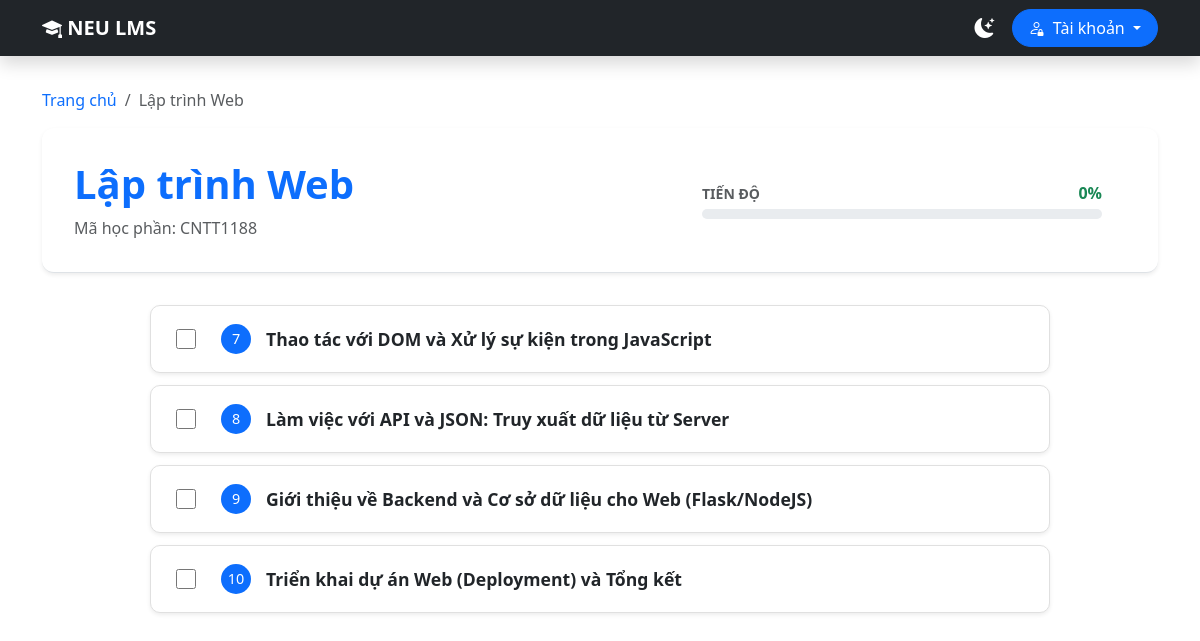
Screenshot of /course/CNTT1188 with the database file from the repository.
### tables this page shows
CREATE TABLE HocPhan (
    MaHocPhan TEXT PRIMARY KEY,
    TenHocPhan TEXT NOT NULL,
    SoTinChi INTEGER,
    GhiChu TEXT
);

CREATE TABLE BaiHoc (
    MaBaiHoc INTEGER PRIMARY KEY AUTOINCREMENT,
    MaHocPhan TEXT,
    TenBaiHoc TEXT NOT NULL,
    ThuTuHoc INTEGER,
    ThoiLuong INTEGER, MoTa TEXT,
    FOREIGN KEY (MaHocPhan) REFERENCES HocPhan(MaHocPhan) ON DELETE CASCADE
);

### main.py (the view)
@app.route('/course/<ma_hp>')
def course_detail(ma_hp):
    is_admin = session.get('role') == 'admin'
    completed_lessons = []
    try:
        with get_db_connection() as conn:
            course = conn.execute("SELECT * FROM HocPhan WHERE MaHocPhan = ?", (ma_hp,)).fetchone()
            if not course:
                return "Không tìm thấy học phần", 404
            lessons = conn.execute("SELECT * FROM BaiHoc WHERE MaHocPhan = ? ORDER BY ThuTuHoc", (ma_hp,)).fetchall()
            documents = conn.execute("""
                SELECT tl.* FROM TaiLieuNoiDung tl
                JOIN BaiHoc bh ON tl.MaBaiHoc = bh.MaBaiHoc
                WHERE bh.MaHocPhan = ?
            """, (ma_hp,)).fetchall()
            if session.get('username'):
                user = conn.execute("SELECT Id FROM User WHERE Username = ?", (session['username'],)).fetchone()
                if user:
                    data = conn.execute("SELECT MaBaiHoc FROM UserProgress WHERE User_Id = ?", (user['Id'],)).fetchall()
                    completed_lessons = [item['MaBaiHoc'] for item in data]
    except Exception as e:
        return f"Lỗi truy xuất dữ liệu: {e}", 500
    return render_template('CourseDetail.html',
                           course=course, lessons=lessons, documents=documents,
                           is_admin=is_admin, completed_lessons=completed_lessons)

### main.py (called while the page is built)
def get_db_connection():
    conn = sqlite3.connect(DB_PATH)
    conn.row_factory = sqlite3.Row
    return conn

### templates/CourseDetail.html (shortened to what this page needs)
{% extends "layout.html" %}
{% block content %}
<div class="container mt-3">
    <nav aria-label="breadcrumb">
        <ol class="breadcrumb">
            <li class="breadcrumb-item"><a href="{{ url_for('index') }}" class="text-decoration-none">Trang chủ</a></li>
            <li class="breadcrumb-item active">{{ course['TenHocPhan'] }}</li>
        </ol>
    </nav>
    <div class="course-header shadow-sm">
        <div class="header-info">
            <h1 class="fw-bold text-primary">{{ course['TenHocPhan'] }}</h1>
            <p class="text-muted mb-0">Mã học phần: {{ course['MaHocPhan'] }}</p>
        </div>
        <div class="flex-grow-1 mx-4 d-none d-md-block" style="max-width: 400px;">
            <div class="d-flex justify-content-between align-items-center mb-1">
                <span class="fw-bold text-muted small">TIẾN ĐỘ</span>
                <span id="progress-text" class="fw-bold text-success">0%</span>
            </div>
            <div class="progress" style="height: 10px; border-radius: 10px;">
            </div>
        </div>
    </div>
    <div class="lesson-list mx-auto" style="max-width: 900px;">
        {% for lesson in lessons %}
        <details class="lesson-item shadow-sm {% if lesson['MaBaiHoc'] in completed_lessons %}completed-lesson{% endif %}" id="lesson-row-{{ lesson['MaBaiHoc'] }}">
            <summary class="lesson-summary">
                <div class="summary-left">
                    <div class="progress-check-container">
                        <input type="checkbox"
                               class="lesson-checkbox progress-update"
                               data-id="{{ lesson['MaBaiHoc'] }}"
                               onclick="event.stopPropagation();">
                    </div>
                    <span class="lesson-num">{{ lesson['ThuTuHoc'] }}</span>
                    <span class="lesson-title">{{ lesson['TenBaiHoc'] }}</span>
                </div>
            </summary>
        </details>
        {% endfor %}
    </div>
</div>
{% endblock %}

### templates/layout.html (style rules this page uses)
:root { --primary-color: #0d6efd; }
body { font-family: 'Segoe UI', sans-serif; transition: background-color 0.3s ease, color 0.3s ease; }
.table-container, .course-header, .lesson-item { background-color: var(--bs-body-bg); color: var(--bs-body-color); }

### templates/CourseDetail.html (style rules this page uses)
.course-header { background: white; padding: 2rem; border-bottom: 1px solid #dee2e6; margin-bottom: 2rem; display: flex; justify-content: space-between; align-items: center; border-radius: 12px; }
.lesson-item { background: white; margin-bottom: 12px; border-radius: 10px; border: 1px solid #e0e0e0; overflow: hidden; transition: all 0.3s ease; }
.lesson-summary { list-style: none; padding: 18px 25px; cursor: pointer; display: flex; justify-content: space-between; align-items: center; }
.summary-left { display: flex; align-items: center; gap: 15px; }
.lesson-num { background: #0d6efd; color: white; width: 30px; height: 30px; border-radius: 50%; display: flex; align-items: center; justify-content: center; font-size: 0.9rem; }
.lesson-title { font-weight: 600; font-size: 1.1rem; transition: all 0.3s ease; }
.progress-check-container { display: flex; align-items: center; margin-right: 10px; }
.lesson-checkbox { width: 20px; height: 20px; cursor: pointer; accent-color: #198754; }

### rows the page displays
HocPhan: TenHocPhan "Lập trình Web", MaHocPhan "CNTT1188"
BaiHoc: ThuTuHoc "7", TenBaiHoc "Thao tác với DOM và Xử lý sự kiện trong JavaScript"
BaiHoc: ThuTuHoc "8", TenBaiHoc "Làm việc với API và JSON: Truy xuất dữ liệu từ Server"
BaiHoc: ThuTuHoc "9", TenBaiHoc "Giới thiệu về Backend và Cơ sở dữ liệu cho Web (Flask/NodeJS)"
BaiHoc: ThuTuHoc "10", TenBaiHoc "Triển khai dự án Web (Deployment) và Tổng kết"
